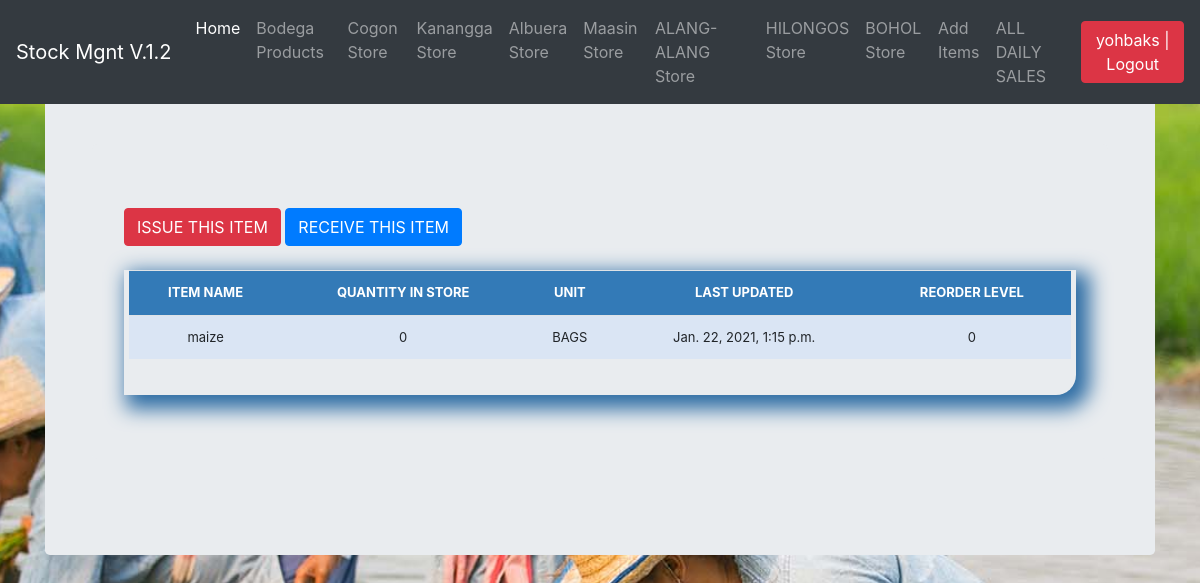
The page /stock_detail/1/ (signed in) on the database its author committed.
### stockmgmt/models.py (models this page shows, shortened)
class All_Store(models.Model):
    name = models.CharField(max_length=100, blank=True, null=True, verbose_name='Store name', choices=issue_to_category)
    slug = models.SlugField(unique=True, null=False, default='na')
    def get_absolute_url(self):
        return reverse('store', kwargs={'slug': self.slug})
    def __str__(self):
        return self.name

class Stock(models.Model):
    category = models.ForeignKey(Category, on_delete=models.CASCADE, blank=True)
    sub_category = models.ForeignKey(SubCategory, on_delete=models.CASCADE, blank=True,null=True,verbose_name='UNIT')
    item_name = models.CharField(max_length=50, blank=True, null=True)
    quantity = models.IntegerField(default='0', blank=True, null=True)
    receive_quantity = models.IntegerField(default='0', blank=True, null=True)
    receive_by = models.CharField(max_length=50, blank=True, null=True)
    issue_quantity = models.IntegerField(default='0', blank=True, null=True)
    issue_by = models.CharField(max_length=50, blank=True, null=True, choices=issue_to_category)
    issue_by_model = models.ForeignKey(All_Store, on_delete=models.CASCADE, blank=True, null=True,
                                       related_name='issue_to_model')
    ordered_items=models.IntegerField(blank=True, null=True,default=0,verbose_name='Number of items')
    issue_to = models.CharField(max_length=50, blank=True, null=True, choices=issue_to_category)
    issue_to_model = models.ForeignKey(All_Store, on_delete=models.CASCADE, blank=True, null=True,
                                       related_name='issue_by_model')
    phone_number = models.CharField(max_length=50, blank=True, null=True)
    created_by = models.CharField(max_length=50, blank=True, null=True)
    reorder_level = models.IntegerField(default='0', blank=True, null=True)
    last_updated = models.DateTimeField(auto_now_add=False, auto_now=True)
    timestamp = models.DateTimeField(auto_now_add=True, auto_now=False)
    price = models.IntegerField(default='0', blank=True, null=True)

class SubCategory(models.Model):
    category=models.ForeignKey(Category,on_delete=models.CASCADE,related_name='stock_Categories')
    name=models.CharField(max_length=100,db_index=True)

### stockmgmt/views.py (the view)
# urls.py: path('stock_detail/<str:pk>/', views.stock_detail, name="stock_detail"),
def stock_detail(request, pk):
    queryset = Stock.objects.get(id=pk)
    print(queryset.issue_to_model)
    remainnig=Shop_Record.objects.get(product__pk=pk,store=queryset.issue_by_model).remaining_items
    all_store = All_Store.objects.all()
    context = {
        "queryset": queryset,
        'remaining': remainnig,
        'stores':all_store,
    }
    return render(request, "stock_detail.html", context)

### stockmgmt/templates/stock_detail.html (shortened to what this page needs)
{% extends "base.html" %}
{% load crispy_forms_tags %}
{% load static %}
{% block body %}
<main role="main" class="container">
  <div class="jumbotron">
<a href="{% url 'issue_items' queryset.id %}"><div class='btn btn-danger'>ISSUE THIS ITEM</div></a>
<a href="{% url 'receive_items' queryset.id %}"><div class='btn btn-primary'>RECEIVE THIS ITEM</div></a>
        <br><br>
        <div class="display_table">
          <table class='table'>
                  <tr>
                    <th>ITEM NAME</th>
                      <th>QUANTITY IN STORE</th>
                      <th>UNIT</th>
                    <th>LAST UPDATED</th>
                    <th>REORDER LEVEL</th>
                  </tr>
                  <tr>
                    <td>{{queryset.item_name}}</td>
                      <td>{{ remaining }}</td>
                      <td>{{ queryset.sub_category.name }}</td>
                    <td>{{queryset.last_updated}}</td>
                    <td>{{queryset.reorder_level}}</td>
                  </tr>
          </table>
        </div>
  </div>
</main>
{% endblock %}

### stockmgmt/templates/navbar.html (shortened to what this page needs)
  <nav class="navbar navbar-expand-md navbar-dark fixed-top bg-dark">
  <a class="navbar-brand" href="/">Stock Mgnt V.1.2</a>
  <div class="collapse navbar-collapse" id="navbarCollapse">
    <ul class="navbar-nav mr-auto">
      <li class="nav-item active">
        <a class="nav-link" href="/">Home <span class="sr-only">(current)</span></a>
      </li>
        {% if request.user.is_authenticated %}
      <li class="nav-item">
        <a class="nav-link" href="/list_items">Bodega Products</a>
        </li>
        {% for shop in stores %}
            {% if shop.name != 'BODEGA' %}
            <li class="nav-item">
        <a class="nav-link" href="{{ shop.get_absolute_url }}">{{ shop.name }} Store</a>
      </li>
            {% endif %}
        {% endfor %}
            <li class="nav-item">
        <a class="nav-link" href="/add_items">Add Items</a>
      </li>
      <li class="nav-item">
        <a class="nav-link" href="{% url 'all_sales' %}" tabindex="-1" aria-disabled="true">ALL DAILY SALES</a>
      </li>
        {% endif %}
    </ul>
          <ul class="navbar-nav">
        {% if request.user.is_authenticated %}
        <li><a href="/accounts/logout"><button class="btn btn-danger">{{ user }} | Logout</button></a></li>
        {% else %}
        <li><a href="/accounts/login">Login</a></li>
        {% endif %}
    </ul>
  </div>
</nav>

### stockmgmt/static/css/stylesheet.css (style rules this page uses)
body { background-color: #34eb6b; }
.table { font-size: 13px; text-align: center; width: 95%; margin: auto; }
.table tr:nth-child(odd) { background: #B8CAE4 }
.table tr:nth-child(even) { background: #dae5f4 }
th { background-color: #337ab7; color: white; }
.display_table { border-bottom-right-radius: 20px; padding-left: 5px; padding-right: 5px; padding-bottom: 20px; box-shadow: 8px 8px 20px 6px #2e6da4; }
body { background-image: url("../img/bg.jpg"); background-position: center; background-repeat: no-repeat; background-size: cover; }

### stockmgmt/static/css/navbar-top-fixed.css (style rules this page uses)
body { min-height: 75rem; padding-top: 4.5rem; }

### rows shown on the page
All_Store: name "Cogon"
All_Store: name "Kanangga"
All_Store: name "Albuera"
All_Store: name "Maasin"
All_Store: name "ALANG-ALANG"
All_Store: name "HILONGOS"
All_Store: name "BOHOL"
Stock: item_name "maize", sub_category.name "BAGS", last_updated "Jan. 22, 2021, 1:15 p.m.", reorder_level "0"

### other values the page prints
{{ user }} "yohbaks"
{{ remaining }} "0"
